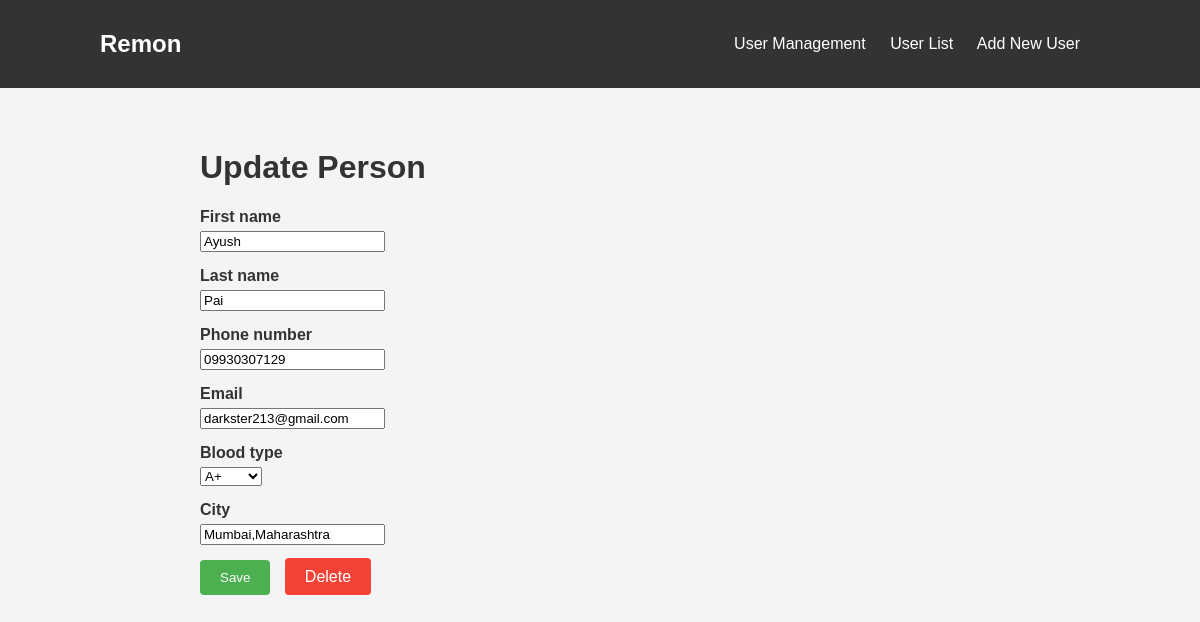
Screenshot of /person/update/10/ with the database file from the repository.
### myapp/models.py (models this page shows, shortened)
class Person(models.Model):
    BLOOD_TYPES = [
        ('A+', 'A+'),
        ('A-', 'A-'),
        ('B+', 'B+'),
        ('B-', 'B-'),
        ('AB+', 'AB+'),
        ('AB-', 'AB-'),
        ('O+', 'O+'),
        ('O-', 'O-'),
    ]
    first_name = models.CharField(max_length=50)
    last_name = models.CharField(max_length=50)
    phone_number = models.CharField(max_length=20)
    email = models.EmailField()
    blood_type = models.CharField(max_length=3, choices=BLOOD_TYPES)
    city = models.CharField(max_length=100)

### myapp/views.py (the view)
# urls.py: path('person/update/<int:pk>/', views.person_update, name='person_update'),
def person_update(request, pk):
    person = Person.objects.get(pk=pk)
    form = LogForm(request.POST or None, instance=person)
    if request.method == 'POST' and form.is_valid():
        form.save()
        form = LogForm(instance=person)
    context = {'form': form}
    return render(request, 'person_form.html', context)

### myapp/forms.py
class LogForm(forms.ModelForm):
    class Meta:
        model = Person
        fields = '__all__'

### myapp/templates/person_form.html (shortened to what this page needs)
{% extends 'base.html' %}
{% block content %}
    <div style="max-width: 800px; margin: 0 auto; padding: 20px;">
        <h1 style="color: #333;">
            {% if form.instance.pk %}
                Update Person
            {% else %}
                Create Person
            {% endif %}
        </h1>
        <form method="post">
            {% for field in form %}
                <div style="margin-bottom: 15px;">
                    <label style="display: block; font-weight: bold; margin-bottom: 5px;">{{ field.label }}</label>
                    {{ field }}
                </div>
            {% endfor %}
            <button type="submit" style="background-color: #4CAF50; color: white; padding: 10px 20px; border: none; border-radius: 4px; cursor: pointer;">Save</button>
            {% if form.instance.pk %}
                <a href="{% url 'delete_person' form.instance.pk %}" style="background-color: #f44336; color: white; padding: 10px 20px; border: none; border-radius: 4px; text-decoration: none; margin-left: 10px;">Delete</a>
            {% endif %}
        </form>
    </div>
{% endblock %}

### myapp/templates/base.html (style rules this page uses)
body { font-family: Arial, sans-serif; margin: 0; padding: 0; background-color: #f4f4f4; color: #333; }

### rows the page displays
Person: form "Ayush" "Pai" "09930307129" "darkster213@gmail.com" "A+" "Mumbai,Maharashtra"

### other values shown
{{ field.label }} "First name" "Last name" "Phone number" "Email" "Blood type" "City"
